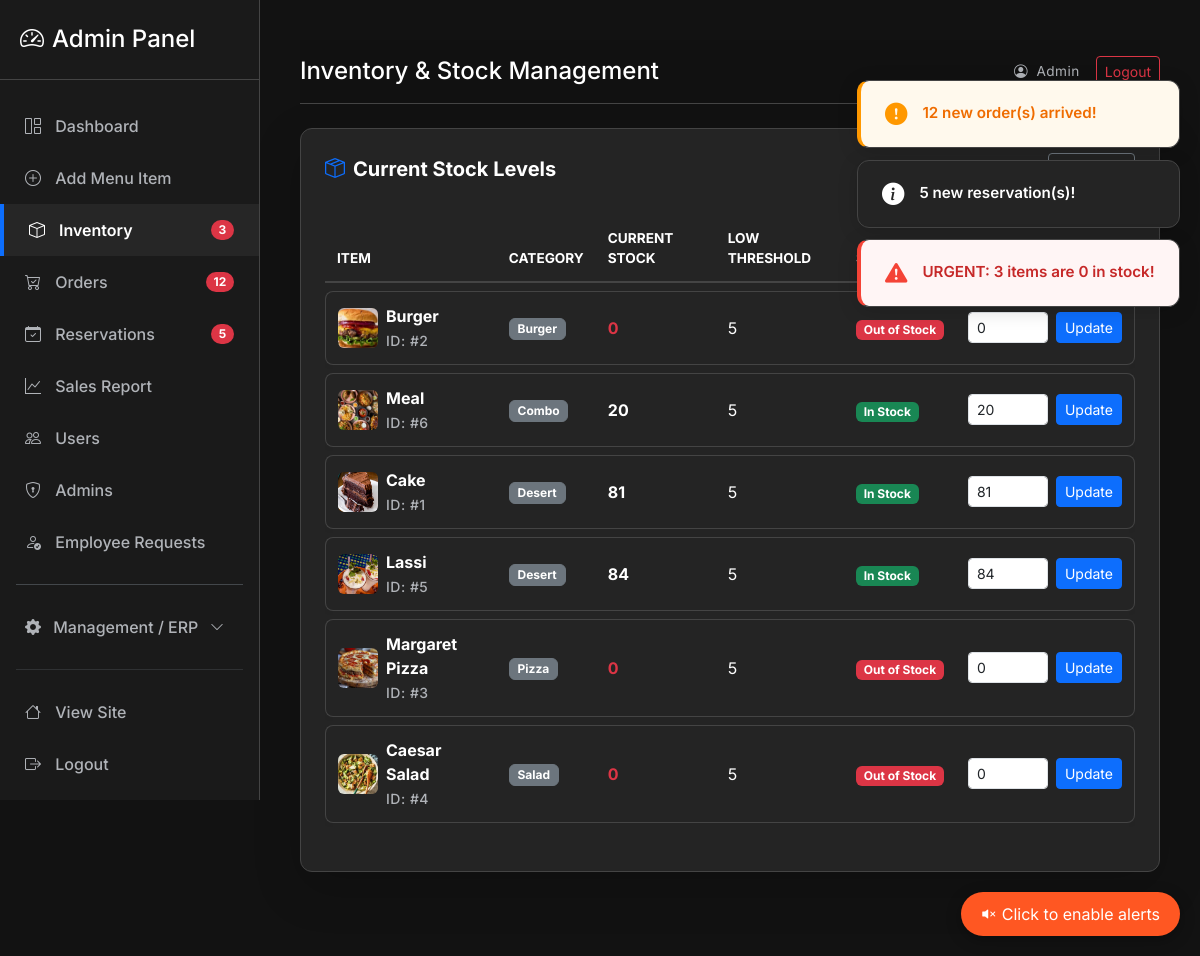
Screenshot of /admin/inventory (signed in) with the database file from the repository.
### models/models.py (models this page shows, shortened)
class MenuItem(db.Model):
    id = db.Column(db.Integer, primary_key=True)
    name = db.Column(db.String(150), nullable=False)
    price = db.Column(db.Float, nullable=False, default=0.0)
    category = db.Column(db.String(100), nullable=True)
    ingredients = db.Column(db.String(400), nullable=True)
    availability = db.Column(db.Boolean, default=True)
    image = db.Column(db.String(300), nullable=True)
    stock_quantity = db.Column(db.Integer, default=0)
    low_stock_threshold = db.Column(db.Integer, default=5)
    ratings = db.relationship('Rating', backref='menu_item', lazy=True, cascade="all, delete-orphan")

### routes/admin.py (the view)
@admin_bp.route('/inventory')
@role_required('admin')
def inventory():
    items = MenuItem.query.order_by(MenuItem.category, MenuItem.name).all()
    return render_template('admin/inventory.html', items=items)

### app.py (called while the page is built)
@app.before_request
def refresh_user_session():
    if 'user_id' in session:
        user = User.query.get(session['user_id'])
        if user:
            session['role'] = user.role
            session['is_admin'] = (user.role == 'admin')
            session['username'] = user.username
        else:
            session.clear()

@app.context_processor
def inject_global_data():
    cart = session.get('cart', {})
    count = sum(cart.values()) if isinstance(cart, dict) else 0
    @cache.cached(timeout=300, key_prefix='best_rated_item_context')
    def get_best_rated_item():
        all_items = MenuItem.query.options(db.joinedload(MenuItem.ratings)).all()
        best_item = None
        max_avg = 0
        for it in all_items:
            ratings = it.ratings
            if not ratings:
                avg = 0
            else:
                avg = round(sum(r.score for r in ratings) / len(ratings), 1)
            if avg > max_avg:
                max_avg = avg
                best_item = it
        return best_item
    return dict(cart_count=count, best_rated_item=get_best_rated_item())

### services/auth.py (called while the page is built)
def role_required(*roles):
    def decorator(fn):
        @wraps(fn)
        def wrapper(*args, **kwargs):
            user_role = session.get('role')
            if not user_role or user_role not in roles:
                flash('You do not have permission to access this page.', 'danger')
                return redirect(url_for('auth.login'))
            return fn(*args, **kwargs)
        return wrapper
    return decorator

### templates/admin/inventory.html (shortened to what this page needs)
{% extends 'admin/admin_base.html' %}
{% block admin_title %}Inventory & Stock Management{% endblock %}
{% block content %}
<div class="row mb-4">
    <div class="col-md-12">
        <div class="glass-card shadow-lg p-4">
            <div class="d-flex justify-content-between align-items-center mb-4">
                <h5 class="mb-0 fw-bold"><i class="bi bi-box-seam me-2 text-primary"></i>Current Stock Levels</h5>
                <div class="d-flex gap-2">
                    <button class="btn btn-sm btn-outline-secondary" onclick="window.location.reload()">
                    </button>
                </div>
            </div>
            <div class="table-responsive">
                <table class="table table-hover align-middle admin-table">
                    <thead>
                        <tr>
                            <th>Item</th>
                            <th>Category</th>
                            <th>Current Stock</th>
                            <th>Low Threshold</th>
                            <th>Status</th>
                            <th>Quick Update</th>
                        </tr>
                    </thead>
                    <tbody>
                        {% for item in items %}
                        <tr>
                            <td>
                                <div class="d-flex align-items-center">
                                    {% if item.image %}
                                    <img src="{{ url_for('static', filename='uploads/' + item.image) }}"
                                        class="rounded me-2" style="width: 40px; height: 40px; object-fit: cover;">
                                    {% else %}
                                    <div class="bg-secondary rounded me-2 d-flex align-items-center justify-content-center"
                                        style="width: 40px; height: 40px;">
                                        <i class="bi bi-image text-white"></i>
                                    </div>
                                    {% endif %}
                                    <div>
                                        <div class="fw-bold">{{ item.name }}</div>
                                        <small class="text-id">ID: #{{ item.id }}</small>
                                    </div>
                                </div>
                            </td>
                            <td><span class="badge bg-secondary text-white border border-secondary">{{ item.category
                                    }}</span></td>
                            <td>
                                <span
                                    class="fw-bold {% if item.stock_quantity <= item.low_stock_threshold %}text-danger{% endif %}">
                                    {{ item.stock_quantity }}
                                </span>
                            </td>
                            <td>{{ item.low_stock_threshold }}</td>
                            <td>
                                {% if item.stock_quantity <= 0 %} <span class="badge bg-danger">Out of Stock</span>
                                    {% elif item.stock_quantity <= item.low_stock_threshold %} <span
                                        class="badge bg-warning text-dark">Low Stock</span>
                                        {% else %}
                                        <span class="badge bg-success">In Stock</span>
                                        {% endif %}
                            </td>
                            <td>
                                <form action="{{ url_for('admin.update_stock', item_id=item.id) }}" method="POST"
                                    class="d-flex gap-2">
                                    <input type="number" name="stock_quantity" class="form-control form-control-sm"
                                        value="{{ item.stock_quantity }}" style="width: 80px;" required>
                                    <button type="submit" class="btn btn-sm btn-primary">Update</button>
                                </form>
                            </td>
                        </tr>
                        {% endfor %}
                    </tbody>
                </table>
            </div>
        </div>
    </div>
</div>
{% endblock %}

### static/css/admin.css (style rules this page uses)
:root { --admin-bg: #121212; --sidebar-bg: #1a1a1a; --card-bg: #242424; --border-color: #444444; --border-whitish: #666666; --text-main: #ffffff; --text-muted: #b0b3b8; --text-stylish: #e2e8f0; --accent-color: #0d6efd; --accent-hover: #0b5ed7; --sidebar-width: 260px; --bg-dark-pro: #1a1a1a; --table-hover: rgba(255, 255, 255, 0.05); --input-bg: #2a2a2a; --nav-glass: rgba(18, 18, 18, 0.8); --modal-bg: #1a1a1a; --modal-overlay: rgba(16, 16, 16, 0.8); }
body.admin-body { background-color: var(--admin-bg); color: var(--text-main); font-family: 'Inter', sans-serif; overflow-x: hidden; transition: background-color 0.3s, color 0.3s; }
.text-id { color: var(--text-muted) !important; font-weight: 500; letter-spacing: 0.5px; }
.glass-card { background: var(--card-bg); border: 1px solid var(--border-color); border-radius: 12px; padding: 20px; box-shadow: 0 4px 6px rgba(0, 0, 0, 0.05); margin-bottom: 20px; transition: background 0.3s, border-color 0.3s; }
.admin-table { width: 100%; margin-bottom: 1rem; color: var(--text-main); border-collapse: separate; border-spacing: 0 8px; --bs-table-bg: transparent; --bs-table-striped-bg: transparent; --bs-table-hover-bg: transparent; }
.admin-table thead th { background: transparent; border-bottom: 2px solid var(--border-color); color: var(--text-main); text-transform: uppercase; font-size: 0.85rem; padding: 12px; }
.admin-table tbody tr { background: var(--card-bg); box-shadow: 0 2px 4px rgba(0, 0, 0, 0.02); transition: 0.3s; }
.admin-table td { padding: 12px; vertical-align: middle; border-top: 1px solid var(--border-color); border-bottom: 1px solid var(--border-color); color: var(--text-main); }
.admin-table td:first-child { border-left: 1px solid var(--border-color); border-top-left-radius: 8px; border-bottom-left-radius: 8px; }
.admin-table td:last-child { border-right: 1px solid var(--border-color); border-top-right-radius: 8px; border-bottom-right-radius: 8px; }

### rows the page displays
MenuItem: image (picture), name "Burger", id "2", category "Burger", stock_quantity "0", low_stock_threshold "5", shows "Out of Stock"
MenuItem: image (picture), name "Meal", id "6", category "Combo", stock_quantity "20", low_stock_threshold "5", shows "In Stock"
MenuItem: image (picture), name "Cake", id "1", category "Desert", stock_quantity "81", low_stock_threshold "5", shows "In Stock"
MenuItem: image (picture), name "Lassi", id "5", category "Desert", stock_quantity "84", low_stock_threshold "5", shows "In Stock"
MenuItem: image (picture), name "Margaret Pizza", id "3", category "Pizza", stock_quantity "0", low_stock_threshold "5", shows "Out of Stock"
MenuItem: image (picture), name "Caesar Salad", id "4", category "Salad", stock_quantity "0", low_stock_threshold "5", shows "Out of Stock"
